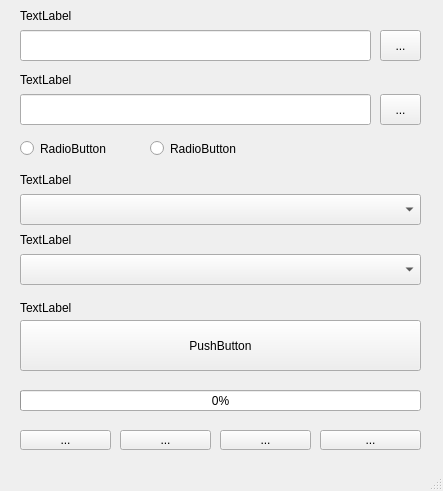
<?xml version="1.0" encoding="UTF-8"?>
<ui version="4.0">
 <class>MainWindow</class>
 <widget class="QMainWindow" name="MainWindow">
  <property name="geometry">
   <rect>
    <x>0</x>
    <y>0</y>
    <width>443</width>
    <height>491</height>
   </rect>
  </property>
  <property name="windowTitle">
   <string>MainWindow</string>
  </property>
  <widget class="QWidget" name="centralwidget">
   <widget class="QComboBox" name="comboBox">
    <property name="geometry">
     <rect>
      <x>20</x>
      <y>194</y>
      <width>401</width>
      <height>31</height>
     </rect>
    </property>
   </widget>
   <widget class="QLineEdit" name="lineEdit">
    <property name="geometry">
     <rect>
      <x>20</x>
      <y>30</y>
      <width>351</width>
      <height>31</height>
     </rect>
    </property>
   </widget>
   <widget class="QToolButton" name="toolButton">
    <property name="geometry">
     <rect>
      <x>380</x>
      <y>30</y>
      <width>41</width>
      <height>31</height>
     </rect>
    </property>
    <property name="text">
     <string>...</string>
    </property>
   </widget>
   <widget class="QLabel" name="label">
    <property name="geometry">
     <rect>
      <x>20</x>
      <y>6</y>
      <width>351</width>
      <height>20</height>
     </rect>
    </property>
    <property name="text">
     <string>TextLabel</string>
    </property>
   </widget>
   <widget class="QLabel" name="label_2">
    <property name="geometry">
     <rect>
      <x>20</x>
      <y>170</y>
      <width>401</width>
      <height>20</height>
     </rect>
    </property>
    <property name="text">
     <string>TextLabel</string>
    </property>
   </widget>
   <widget class="QLineEdit" name="lineEdit_2">
    <property name="geometry">
     <rect>
      <x>20</x>
      <y>94</y>
      <width>351</width>
      <height>31</height>
     </rect>
    </property>
   </widget>
   <widget class="QToolButton" name="toolButton_2">
    <property name="geometry">
     <rect>
      <x>380</x>
      <y>94</y>
      <width>41</width>
      <height>31</height>
     </rect>
    </property>
    <property name="text">
     <string>...</string>
    </property>
   </widget>
   <widget class="QLabel" name="label_4">
    <property name="geometry">
     <rect>
      <x>20</x>
      <y>70</y>
      <width>351</width>
      <height>20</height>
     </rect>
    </property>
    <property name="text">
     <string>TextLabel</string>
    </property>
   </widget>
   <widget class="QPushButton" name="pushButton">
    <property name="geometry">
     <rect>
      <x>20</x>
      <y>320</y>
      <width>401</width>
      <height>51</height>
     </rect>
    </property>
    <property name="text">
     <string>PushButton</string>
    </property>
   </widget>
   <widget class="QLabel" name="label_3">
    <property name="geometry">
     <rect>
      <x>20</x>
      <y>300</y>
      <width>401</width>
      <height>16</height>
     </rect>
    </property>
    <property name="text">
     <string>TextLabel</string>
    </property>
   </widget>
   <widget class="QToolButton" name="toolButton_3">
    <property name="geometry">
     <rect>
      <x>320</x>
      <y>430</y>
      <width>101</width>
      <height>20</height>
     </rect>
    </property>
    <property name="text">
     <string>...</string>
    </property>
   </widget>
   <widget class="QToolButton" name="toolButton_4">
    <property name="geometry">
     <rect>
      <x>220</x>
      <y>430</y>
      <width>91</width>
      <height>20</height>
     </rect>
    </property>
    <property name="text">
     <string>...</string>
    </property>
   </widget>
   <widget class="QToolButton" name="toolButton_5">
    <property name="geometry">
     <rect>
      <x>120</x>
      <y>430</y>
      <width>91</width>
      <height>20</height>
     </rect>
    </property>
    <property name="text">
     <string>...</string>
    </property>
   </widget>
   <widget class="QToolButton" name="toolButton_6">
    <property name="geometry">
     <rect>
      <x>20</x>
      <y>430</y>
      <width>91</width>
      <height>20</height>
     </rect>
    </property>
    <property name="text">
     <string>...</string>
    </property>
   </widget>
   <widget class="QRadioButton" name="radioButton">
    <property name="geometry">
     <rect>
      <x>20</x>
      <y>140</y>
      <width>121</width>
      <height>17</height>
     </rect>
    </property>
    <property name="text">
     <string>RadioButton</string>
    </property>
   </widget>
   <widget class="QRadioButton" name="radioButton_2">
    <property name="geometry">
     <rect>
      <x>150</x>
      <y>140</y>
      <width>121</width>
      <height>17</height>
     </rect>
    </property>
    <property name="text">
     <string>RadioButton</string>
    </property>
   </widget>
   <widget class="QComboBox" name="comboBox_2">
    <property name="geometry">
     <rect>
      <x>20</x>
      <y>254</y>
      <width>401</width>
      <height>31</height>
     </rect>
    </property>
   </widget>
   <widget class="QLabel" name="label_5">
    <property name="geometry">
     <rect>
      <x>20</x>
      <y>230</y>
      <width>401</width>
      <height>20</height>
     </rect>
    </property>
    <property name="text">
     <string>TextLabel</string>
    </property>
   </widget>
   <widget class="QProgressBar" name="progressBar">
    <property name="geometry">
     <rect>
      <x>20</x>
      <y>390</y>
      <width>401</width>
      <height>21</height>
     </rect>
    </property>
    <property name="value">
     <number>0</number>
    </property>
   </widget>
  </widget>
  <widget class="QMenuBar" name="menubar">
   <property name="geometry">
    <rect>
     <x>0</x>
     <y>0</y>
     <width>443</width>
     <height>21</height>
    </rect>
   </property>
  </widget>
  <widget class="QStatusBar" name="statusbar"/>
 </widget>
 <resources/>
 <connections/>
</ui>
